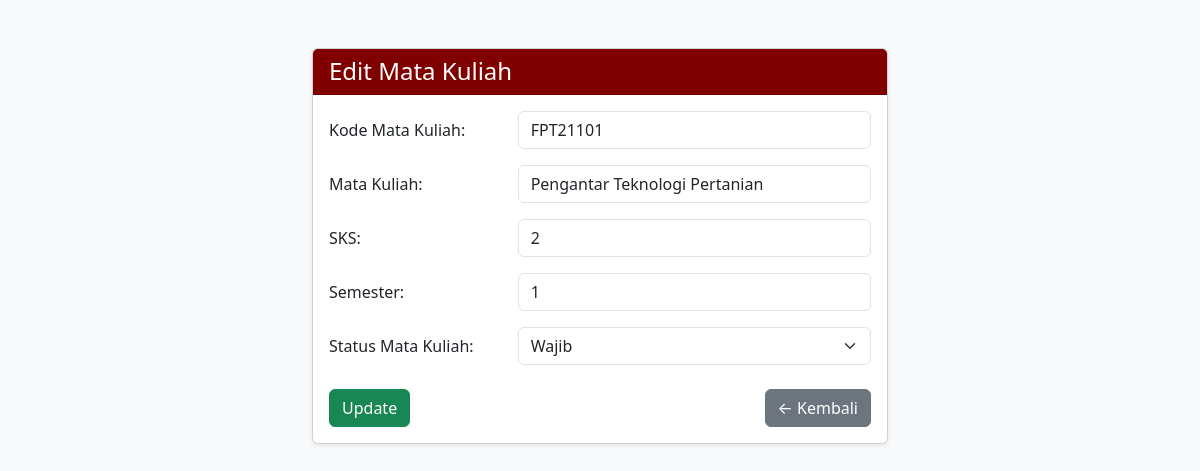
/edit_akademik.php?id=1, run on the app's committed database.
### tables this page shows
CREATE TABLE `akademik` (
  `id` int(10) NOT NULL,
  `semester` int(11) NOT NULL,
  `kode_mk` text NOT NULL,
  `mata_kuliah` text NOT NULL,
  `sks` int(11) NOT NULL,
  `status` text NOT NULL,
  `peminatan` varchar(70) NOT NULL
);

### edit_akademik.php (the view, shortened to what this page needs)
<?php
$host = "localhost";
$user = "root";
$pass = "";
$db = "spk_db";
$conn = new mysqli($host, $user, $pass, $db);
if (isset($_GET['id'])) {
    $id = $_GET['id'];
    $sql = "SELECT * FROM akademik WHERE id=?";
    $stmt = $conn->prepare($sql);
    $stmt->bind_param("i", $id);
    $stmt->execute();
    $result = $stmt->get_result();
    if ($result && $result->num_rows > 0) {
        $row = $result->fetch_assoc();
    } else {
        echo "<script>alert('Data tidak ditemukan!'); window.location.href='matakuliah.php';</script>";
        exit();
    }
} else {
    echo "<script>alert('ID tidak ditemukan!'); window.location.href='matakuliah.php';</script>";
    exit();
}
?>
<!DOCTYPE html>
<html lang="id">
<head>
    <link href="https://cdn.jsdelivr.net/npm/bootstrap@5.3.0/dist/css/bootstrap.min.css" rel="stylesheet" />
</head>
<body class="bg-light">
    <div class="container mt-5">
        <div class="card shadow-sm">
            <div class="card-header bg-maroon text-white">
                <h4 class="mb-0">Edit Mata Kuliah</h4>
            </div>
            <div class="card-body">
                <form method="post">
                    <div class="row mb-3 align-items-center">
                        <label for="kode_mk" class="col-sm-4 col-form-label">Kode Mata Kuliah:</label>
                        <div class="col-sm-8">
                            <input type="text" name="kode_mk" id="kode_mk" class="form-control"
                                   value="<?php echo htmlspecialchars($row['kode_mk']); ?>" required />
                        </div>
                    </div>
                    <div class="row mb-3 align-items-center">
                        <label for="mata_kuliah" class="col-sm-4 col-form-label">Mata Kuliah:</label>
                        <div class="col-sm-8">
                            <input type="text" name="mata_kuliah" id="mata_kuliah" class="form-control"
                                   value="<?php echo htmlspecialchars($row['mata_kuliah']); ?>" required />
                        </div>
                    </div>
                    <div class="row mb-3 align-items-center">
                        <label for="sks" class="col-sm-4 col-form-label">SKS:</label>
                        <div class="col-sm-8">
                            <input type="text" name="sks" id="sks" class="form-control"
                                   value="<?php echo htmlspecialchars($row['sks']); ?>" required />
                        </div>
                    </div>
                    <div class="row mb-3 align-items-center">
                        <label for="semester" class="col-sm-4 col-form-label">Semester:</label>
                        <div class="col-sm-8">
                            <input type="text" name="semester" id="semester" class="form-control"
                                   value="<?php echo htmlspecialchars($row['semester']); ?>" required />
                        </div>
                    </div>
                    <div class="row mb-3 align-items-center">
                        <label for="status" class="col-sm-4 col-form-label">Status Mata Kuliah:</label>
                        <div class="col-sm-8">
                            <select name="status" id="status" class="form-select" required>
                                <option value="Wajib" <?php echo ($row['status'] === "Wajib") ? "selected" : ""; ?>>Wajib</option>
                            </select>
                        </div>
                    </div>
                    <div class="d-flex justify-content-between mt-4">
                        <button type="submit" class="btn btn-success">Update</button>
                        <a href="matakuliah.php" class="btn btn-secondary">← Kembali</a>
                    </div>
                </form>
            </div>
        </div>
    </div>
</body>
</html>

### edit_akademik.php (style rules this page uses)
.container { max-width: 600px; }
.bg-maroon { background-color: maroon !important; }

### data on the page
akademik: kode_mk "FPT21101", mata_kuliah "Pengantar Teknologi Pertanian", sks "2", semester "1", status "Wajib"
